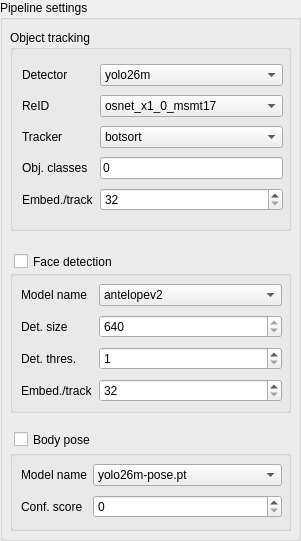
      <widget class="QGroupBox" name="groupBox_7">
       <property name="geometry">
        <rect>
         <x>736</x>
         <y>0</y>
         <width>301</width>
         <height>541</height>
        </rect>
       </property>
       <property name="title">
        <string>Pipeline settings</string>
       </property>
       <widget class="QCheckBox" name="checkBox_3">
        <property name="geometry">
         <rect>
          <x>14</x>
          <y>428</y>
          <width>94</width>
          <height>23</height>
         </rect>
        </property>
        <property name="text">
         <string>Body pose</string>
        </property>
       </widget>
       <widget class="QCheckBox" name="checkBox_4">
        <property name="geometry">
         <rect>
          <x>14</x>
          <y>250</y>
          <width>123</width>
          <height>23</height>
         </rect>
        </property>
        <property name="text">
         <string>Face detection</string>
        </property>
       </widget>
       <widget class="QGroupBox" name="groupBox_15">
        <property name="geometry">
         <rect>
          <x>10</x>
          <y>30</y>
          <width>281</width>
          <height>201</height>
         </rect>
        </property>
        <property name="title">
         <string>Object tracking</string>
        </property>
        <widget class="QWidget" name="">
         <property name="geometry">
          <rect>
           <x>12</x>
           <y>31</y>
           <width>261</width>
           <height>157</height>
          </rect>
         </property>
         <layout class="QGridLayout" name="gridLayout_11">
          <item row="0" column="0">
           <widget class="QLabel" name="label_37">
            <property name="sizePolicy">
             <sizepolicy hsizetype="Minimum" vsizetype="Preferred">
              <horstretch>0</horstretch>
              <verstretch>0</verstretch>
             </sizepolicy>
            </property>
            <property name="text">
             <string>Detector</string>
            </property>
           </widget>
          </item>
          <item row="0" column="1">
           <widget class="QComboBox" name="comboBox_9">
            <item>
             <property name="text">
              <string>yolo26m</string>
             </property>
            </item>
           </widget>
          </item>
          <item row="1" column="0">
           <widget class="QLabel" name="label_38">
            <property name="text">
             <string>ReID</string>
            </property>
           </widget>
          </item>
          <item row="1" column="1">
           <widget class="QComboBox" name="comboBox_10">
            <item>
             <property name="text">
              <string>osnet_x1_0_msmt17</string>
             </property>
            </item>
           </widget>
          </item>
          <item row="2" column="0">
           <widget class="QLabel" name="label_39">
            <property name="text">
             <string>Tracker</string>
            </property>
           </widget>
          </item>
          <item row="2" column="1">
           <widget class="QComboBox" name="comboBox_11">
            <item>
             <property name="text">
              <string>botsort</string>
             </property>
            </item>
           </widget>
          </item>
          <item row="3" column="0">
           <widget class="QLabel" name="label_40">
            <property name="text">
             <string>Obj. classes</string>
            </property>
           </widget>
          </item>
          <item row="3" column="1">
           <widget class="QLineEdit" name="lineEdit_11">
            <property name="text">
             <string>0</string>
            </property>
           </widget>
          </item>
          <item row="4" column="0">
           <widget class="QLabel" name="label_41">
            <property name="text">
             <string>Embed./track</string>
            </property>
           </widget>
          </item>
          <item row="4" column="1">
           <widget class="QSpinBox" name="spinBox_9">
            <property name="minimum">
             <number>32</number>
            </property>
           </widget>
          </item>
         </layout>
        </widget>
       </widget>
       <widget class="QGroupBox" name="groupBox_16">
        <property name="geometry">
         <rect>
          <x>10</x>
          <y>270</y>
          <width>281</width>
          <height>143</height>
         </rect>
        </property>
        <property name="title">
         <string/>
        </property>
        <widget class="QWidget" name="">
         <property name="geometry">
          <rect>
           <x>11</x>
           <y>11</y>
           <width>261</width>
           <height>127</height>
          </rect>
         </property>
         <layout class="QGridLayout" name="gridLayout_12">
          <item row="0" column="0">
           <widget class="QLabel" name="label_42">
            <property name="sizePolicy">
             <sizepolicy hsizetype="Minimum" vsizetype="Preferred">
              <horstretch>0</horstretch>
              <verstretch>0</verstretch>
             </sizepolicy>
            </property>
            <property name="text">
             <string>Model name</string>
            </property>
           </widget>
          </item>
          <item row="0" column="1">
           <widget class="QComboBox" name="comboBox_12">
            <property name="sizePolicy">
             <sizepolicy hsizetype="Expanding" vsizetype="Fixed">
              <horstretch>0</horstretch>
              <verstretch>0</verstretch>
             </sizepolicy>
            </property>
            <item>
             <property name="text">
              <string>antelopev2</string>
             </property>
            </item>
           </widget>
          </item>
          <item row="1" column="0">
           <widget class="QLabel" name="label_43">
            <property name="sizePolicy">
             <sizepolicy hsizetype="Preferred" vsizetype="Preferred">
              <horstretch>0</horstretch>
              <verstretch>0</verstretch>
             </sizepolicy>
            </property>
            <property name="text">
             <string>Det. size</string>
            </property>
           </widget>
          </item>
          <item row="1" column="1">
           <widget class="QSpinBox" name="spinBox_10">
            <property name="minimum">
             <number>640</number>
            </property>
           </widget>
          </item>
          <item row="2" column="0">
           <widget class="QLabel" name="label_44">
            <property name="sizePolicy">
             <sizepolicy hsizetype="Preferred" vsizetype="Preferred">
              <horstretch>0</horstretch>
              <verstretch>0</verstretch>
             </sizepolicy>
            </property>
            <property name="text">
             <string>Det. thres.</string>
            </property>
           </widget>
          </item>
          <item row="2" column="1">
           <widget class="QSpinBox" name="spinBox_11">
            <property name="minimum">
             <number>1</number>
            </property>
            <property name="stepType">
             <enum>QAbstractSpinBox::StepType::DefaultStepType</enum>
            </property>
            <property name="displayIntegerBase">
             <number>10</number>
            </property>
           </widget>
          </item>
          <item row="3" column="0">
           <widget class="QLabel" name="label_45">
            <property name="sizePolicy">
             <sizepolicy hsizetype="Preferred" vsizetype="Preferred">
              <horstretch>0</horstretch>
              <verstretch>0</verstretch>
             </sizepolicy>
            </property>
            <property name="text">
             <string>Embed./track</string>
            </property>
           </widget>
          </item>
          <item row="3" column="1">
           <widget class="QSpinBox" name="spinBox_12">
            <property name="minimum">
             <number>32</number>
            </property>
           </widget>
          </item>
         </layout>
        </widget>
       </widget>
       <widget class="QGroupBox" name="groupBox_17">
        <property name="geometry">
         <rect>
          <x>10</x>
          <y>450</y>
          <width>281</width>
          <height>81</height>
         </rect>
        </property>
        <property name="title">
         <string/>
        </property>
        <widget class="QWidget" name="">
         <property name="geometry">
          <rect>
           <x>11</x>
           <y>11</y>
           <width>261</width>
           <height>61</height>
          </rect>
         </property>
         <layout class="QGridLayout" name="gridLayout_13">
          <item row="0" column="0">
           <widget class="QLabel" name="label_46">
            <property name="sizePolicy">
             <sizepolicy hsizetype="Preferred" vsizetype="Fixed">
              <horstretch>0</horstretch>
              <verstretch>0</verstretch>
             </sizepolicy>
            </property>
            <property name="text">
             <string>Model name</string>
            </property>
           </widget>
          </item>
          <item row="0" column="1">
           <widget class="QComboBox" name="comboBox_13">
            <property name="sizePolicy">
             <sizepolicy hsizetype="Expanding" vsizetype="Fixed">
              <horstretch>0</horstretch>
              <verstretch>0</verstretch>
             </sizepolicy>
            </property>
            <item>
             <property name="text">
              <string>yolo26m-pose.pt</string>
             </property>
            </item>
           </widget>
          </item>
          <item row="1" column="0">
           <widget class="QLabel" name="label_47">
            <property name="text">
             <string>Conf. score</string>
            </property>
           </widget>
          </item>
          <item row="1" column="1">
           <widget class="QSpinBox" name="spinBox_13"/>
          </item>
         </layout>
        </widget>
       </widget>
      </widget>
